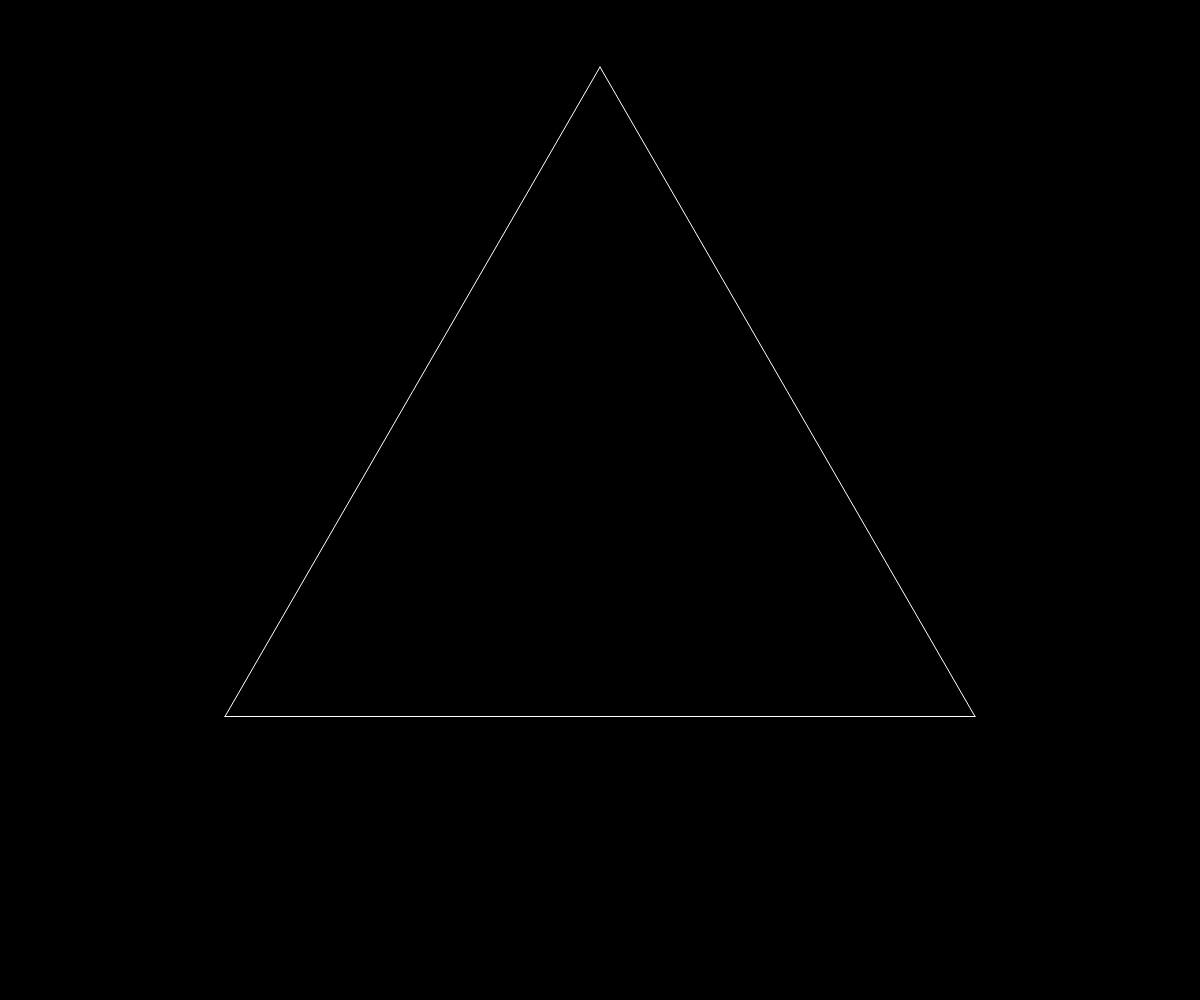
Frame 1 (no input)
Frame 2 (the mouse pressed at the canvas centre, redrawn once): identical to frame 1, image omitted

The p5.js sketch that drew this single still picture (run headless with seeded random() and noise() and a simulated clock; the mouse was pressed at the canvas centre and the sketch redrawn once):

// p5.js sketch
// ── sketch.js
let points = [];
let iteration_n = 0;

function setup() {
	createCanvas(windowWidth, windowHeight);
	noLoop();

	noFill()
	stroke(255);

	initPoints();

	draw();
}

function initPoints() {
	iteration_n = 0;

	let l = 0.75 * Math.min(width, height);
	let h = l * Math.sqrt(3) / 2;

	points = [{
			x: width / 2 - l / 2,
			y: height / 2 + h / 3
		},
		{
			x: width / 2 + l / 2,
			y: height / 2 + h / 3
		},
		{
			x: width / 2,
			y: height / 2 - 2 * h / 3
		}
	];
}

function iterate() {
	iteration_n++;
	for (let i = 0; i < points.length; i += 1 + 3) {
		let next_i = (i == points.length - 1 ? 0 : i + 1);
		let A = points[i];
		let B = points[next_i];
		let orth_displacement = {
			x: 1 / 3 * (A.y - B.y),
			y: 1 / 3 * (B.x - A.x)
		};
		points.splice(next_i, 0, { // add B'
			x: A.x + 2 / 3 * (B.x - A.x),
			y: A.y + 2 / 3 * (B.y - A.y),
		})
		points.splice(next_i, 0, { // add C
			x: 0.5 * (A.x + B.x) + orth_displacement.x,
			y: 0.5 * (A.y + B.y) + orth_displacement.y,
		})
		points.splice(next_i, 0, { // add A'
			x: A.x + 1 / 3 * (B.x - A.x),
			y: A.y + 1 / 3 * (B.y - A.y),
		})
	}
}

function draw() {
	background(0);
	strokeWeight(Math.pow(2, -iteration_n));
	for (let i = 0; i < points.length; i++) {
		let next_i = (i == points.length - 1 ? 0 : i + 1);
		line(points[i].x, points[i].y, points[next_i].x, points[next_i].y);
	}
}

function keyPressed(keyCode) {
	if (keyCode.key == " ") {
		iterate();
		draw();
	} else if (keyCode.key == "d") {
		initPoints();
		draw();
	}
}

function mouseMoved() {}

function mouseDragged() {}

function mousePressed() {}

function mouseReleased() {}

function mouseClicked() {}

function doubleClicked() {}
